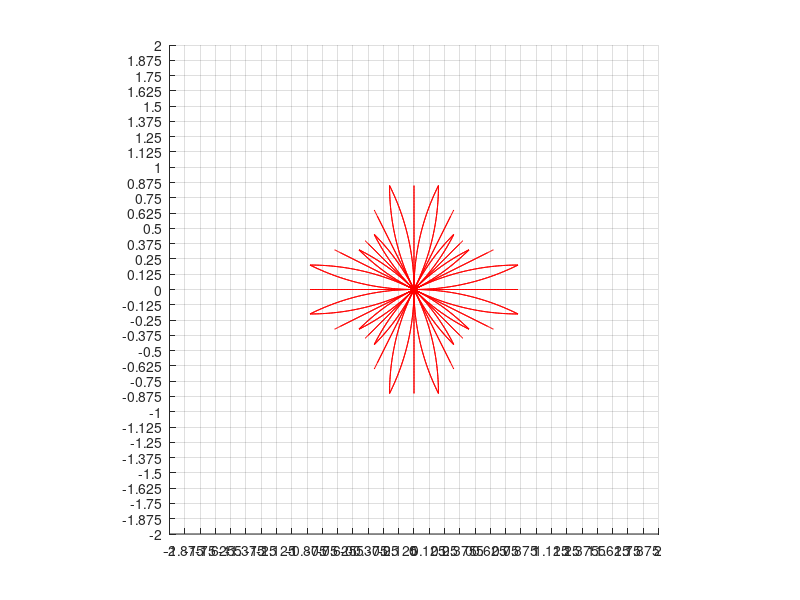

The MATLAB script that drew this image:
function[] = genmprim_unicycle_circular_non_uniform (outfilename)
% Generates circular motion primitives with min turning radius and saves them into a file.
% For each angle from the list_of_angles array generates a set of 4 forward moving motion primitives 
% and 4 symmetric backward moving motion primitives. 
%
% This function takes one optional argument - 'outfilename', which specifies
% the location of the output file where motion primitives data is saved.
% If this argiment is omitted, the file name is hardcoded.
%
% The script builds the following types of motion primitives with unique ids for each
% angle from the list_of_angles array:
%
% if has_turn_in_place_prims == 0
%
% 1  -  short forward
% 2  -  long forward
% 3  -  forward and turn left
% 4  -  forward and turn right
% 5  -  short backward
% 6  -  long backward
% 7  -  backward and turn left
% 8  -  backward and turn right
%
% if has_turn_in_place_prims == 1
%
% 1  -  short forward
% 2  -  long forward
% 3  -  forward and turn left
% 4  -  forward and turn right
% 5 -   turn in place forward
% 6  -  short backward
% 7  -  long backward
% 8  -  backward and turn left
% 9  -  backward and turn right
% 10 -  turn in place backward
%
%
% Configurarion parameters:
%   resolution                      grid resolution
%   errmin                          max acceptable error for the distance between the endpoint of the motion primitive and the grid node.
%   rmin_m                          min acceptable turning radius im meters
%   xmin                            min x coordinate for the endpoint of the circular motion primitive
%   ymin                            min y coordinate for the endpoint of the circular motion primitive
%   xmax                            max x coordinate for the endpoint of the circular motion primitive
%   ymax                            max y coordinate for the endpoint of the circular motion primitive
%   countmax                        max number of different acceptable (by errmin and rmax) primitives of different lengths to calculate before choosing the best among them. 
%
%   alfa                            the angle satisfying the condition: alfa = atan(0.5)= 26.56505118 degrees, 0.46364761 radians
%   numberofangles                  number of angles for which motion primitives are generated
%   number_of_base_prims_per_angle  number of base (forward moving) primitives per angle
%   numberofbaseangles              number of base angles: 0, alfa and 45
%                                   degrees. All other angles are rotations or reflections of these base angles.
%   has_backward_prims              can be 1 or 0, if 0, backward moving primitives are not generated. 
%   list_if_angles                  list of angles for which sets of motion primitives are built   
%   degrees: 0 26.5651 45.00 63.4349  90.00  116.5651  135.00  153.4349  180.00  206.5651  225.00  243.4349  270.00  296.5651  315.00  333.4349  360.00
%   radians: 0 0.4538 0.7854 1.1170 1.5708 2.0246 2.3562 2.6878 3.1416 3.5954 3.9270  4.2586 4.7124 5.1662 5.4978  5.8294 6.2832
%   
%   Cost multipliers (multiplier is used as costmult*cost)
%   forwardcostmult                 cost multiplier for the forward motion
%   backwardcostmult                cost multiplier for the backward motion
%   forwardandturncostmult          cost multiplier for the forward-and-turn motion
%   backwardandturncostmult         cost multiplier for the backward-and-turn motion
%
% This script prints 3 coordinates for each motion primitive: x, y, theta
%%%%%

fprintf(1, 'genmprim_unicycle_circular_non_uniform\n');

% configuration parameters
resolution =  0.025; %0.025; %0.1; 
errmin = 0.05; %0.05;
rmin_m = 1.7; %1.0;
rmin_c = rmin_m/resolution;   
fprintf(1, 'resolution=%f rmin_m=%f meters rmin_c=%f cells errmin=%f\n', resolution, rmin_m, rmin_c, errmin);

if nargin < 1
    %outputFile = 0;
    basefilename = 'non_uniform_';
    outfilename = generate_file_name(basefilename, resolution, rmin_m, errmin);
    fprintf(1, 'outfilename = %s\n', outfilename);
end

xmin = 0; 
ymin = 0; 
xmax = 40; 
ymax = 40;
countmax = 40; 
interm_spacing_m = resolution/2; % Approximate spacing of intermediate poses in meters
interm_spacing_c = interm_spacing_m/resolution;
interm_spacing_rad = 0.05;       % Approximate spacing of intermediate poses in radians
fprintf(1, 'xmin=%f xmax=%f ymin=%f ymax=%f\n', xmin, xmax, ymin, ymax);
fprintf(1, 'countmax=%d interm_spacing_m=%f meters interm_spacing_rad=%f radians\n', countmax, interm_spacing_m, interm_spacing_rad);

numberofangles = 16; 
%number_of_base_prims_per_angle = 4;
%max_number_of_prims_per_angle = 8;
numberofbaseangles = 3;                                 % 0, alfa and 45 degrees
has_backward_prims = 1;
has_turn_in_place_prims = 0;
number_of_base_prims_per_angle = 4 + has_turn_in_place_prims;
max_number_of_prims_per_angle = 2 * number_of_base_prims_per_angle; %this is only needed for arrays memory allocations
numberofprimsperangle = (1 + has_backward_prims) * number_of_base_prims_per_angle; % This is the total number of primitives per angle

totalnumberofprimitives = numberofprimsperangle*numberofangles;
fprintf(1, 'numberofangles=%d number_of_base_prims_per_angle=%d\n', numberofangles, number_of_base_prims_per_angle);
fprintf(1, 'has_backward_prims=%d\n', has_backward_prims);
fprintf(1, 'has_turn_in_place_prims=%d\n', has_turn_in_place_prims);
fprintf(1, 'numberofprimsperangle=%d totalnumberofprimitives=%d\n', numberofprimsperangle, totalnumberofprimitives);

start_x = 0.0;
start_y = 0.0;

%multipliers (multiplier is used as costmult*cost)
forwardcostmult = 1;
backwardcostmult = 8;
forwardandturncostmult = 2;
backwardandturncostmult = 5;
turninplacecostmult = 5000;

costmult = [];
if (has_turn_in_place_prims)
    costmult = [forwardcostmult, forwardcostmult, forwardandturncostmult, forwardandturncostmult, turninplacecostmult, backwardcostmult, backwardcostmult, backwardandturncostmult, backwardandturncostmult, turninplacecostmult];
else
    costmult = [forwardcostmult, forwardcostmult, forwardandturncostmult, forwardandturncostmult, backwardcostmult, backwardcostmult, backwardandturncostmult, backwardandturncostmult];
end;    

% list of angles increments in discrete units for the end pose of the primitive relative to the start pose
prim_angle_increments = [0, 0, 1, -1];

alfa = 26.56505118; 
alfa1 = alfa*100000000;
beta = 90 - alfa;
beta1 = beta*100000000;
imax = has_backward_prims + 1;
fprintf(1, 'alfa1=%f beta=%f beta1=%f imax=%d\n', alfa1, beta, beta1, imax);

%list_of_angles (degrees): 0 26.5651 45.00 63.4349  90.00  116.5651  135.00  153.4349  180.00  206.5651  225.00  243.4349  270.00  296.5651  315.00  333.4349  360.00
%list_of_angles (radians): 0 0.4538 0.7854 1.1170 1.5708 2.0246 2.3562 2.6878 3.1416 3.5954 3.9270  4.2586 4.7124 5.1662 5.4978  5.8294 6.2832
fprintf(1, '*******************************\n');
list_of_angles = zeros(1, numberofangles+1);
list_of_angles(1:2:17) = (0:45:360);
list_of_angles([2 6 10 14]) = list_of_angles([1 5 9 13]) + alfa;
list_of_angles([4 8 12 16]) = list_of_angles([5 9 13 17]) - alfa;
list_of_angles
list_of_angles = list_of_angles .* pi/180;
list_of_angles
fprintf(1, '*******************************\n');

fout = fopen(outfilename, 'w');
%write the header
fprintf(fout, 'resolution_m: %f\n', resolution);
fprintf(fout, 'min_turning_radius_m: %f\n', rmin_m);
fprintf(fout, 'numberofangles: %d\n', numberofangles);
for angleind = 1:numberofangles
    fprintf(fout, 'angle:%d %.8f\n', angleind-1, list_of_angles(angleind));
end;
fprintf(fout, 'totalnumberofprimitives: %d\n', totalnumberofprimitives);
     
% Note, what is shown x,y,theta changes (not absolute numbers) x aligned
% with the heading of the robot, angles are positive and counterclockwise
    
% Initialize arrays to store acceptable circular primitives before choosing the best among them. 
% We only need 3 base sets of primitives for angles 0, alfa and 45 degrees.
primdata = zeros(numberofbaseangles, max_number_of_prims_per_angle, countmax, 8); % startx, starty, starttheta, endx, endy, endtheta, tvoverrv, rv
primcount = zeros(numberofbaseangles, max_number_of_prims_per_angle);
basemprimendpts_c = zeros(numberofbaseangles, numberofprimsperangle, 6); % x_c, y_c, theta_c, costmult, tvoverrv, rv
        
% Calculate sets of valid primitives with ids 2,3,4 for base angles 0, alfa and 45 degrees. 
% Primitives with id=1 (short forward) will be calculated by re-scaling primitives with id=2 (long forward).
for angleind=1:3
    for primind=2:4
        if (angleind == 1 && primind == 4)
            gen_base_prims(angleind, primind, xmin, xmax, -ymax, -ymin);
        else
            gen_base_prims(angleind, primind, xmin, xmax, ymin, ymax);
        end;
    end;
end;

fprintf(1, '\n');
fprintf(1, 'find best primitives start:\n');
find_best_prims();

fprintf(1, '\n++++++++++++++++++\n');
fprintf(1, 'start writing primitives to file:\n');
fprintf(1, '\n');

h1f = figure(1);
h1a = axes('parent',h1f);
hold on;

s = 2.0; %0.6;
xxmin = -s;
xxmax = s;
yymin = -s;
yymax = s;
xt = 5*resolution;
yt = 5*resolution;
            
axis equal;
axis([xxmin xxmax yymin yymax]);
%axis([-0.5 0.5 -0.5 0.5]);
set(gca,'XTick', xxmin:xt:xxmax);
set(gca,'YTick',yymin:yt:yymax);
grid on;

primposes = [];
primsamples = [];
primendangle = [];

% Iterate over angles
for angleind = 1:numberofangles 
    fprintf(1, '***************\n');
    fprintf(1, 'angleind=%d\n', angleind-1); 

    currentangle = list_of_angles(angleind);
    currentangle_36000int = round(currentangle*18000000000/pi);
            
    fprintf(1, '--------------------\n');
    fprintf(1, 'currentangle=%f currentangle_36000int=%d\n', currentangle, currentangle_36000int); 

    numofsamples0 = zeros(numberofprimsperangle);
    endPoses_c = zeros(numberofprimsperangle, 3); % x_c, y_c, theta_c
    turningradiuses = zeros(numberofprimsperangle);
    intermposes_m = [];
    intermcells_m_orig = []; %zeros(numofsamples, 3); %x,y,theta
    
    for primind = 1:numberofprimsperangle %number_of_base_prims_per_angle %[1,3,4] 
        
        fprintf(1, '+++++++++++++++++++++++++++\n');
        fprintf(1, 'primind=%d\n', primind-1);
        
        %compute which template to use
        if (rem(currentangle_36000int, 9000000000) == 0)
            mprimendpts_c = basemprimendpts_c(1, primind,:);
            angle = currentangle;
            turning_radius = mprimendpts_c(5);
            rvel = mprimendpts_c(6);
            fprintf(1, '0000  angle=%f\n', angle);
        elseif (rem(currentangle_36000int, 4500000000) == 0)
            mprimendpts_c =  basemprimendpts_c(3, primind,:); 
            angle = currentangle - 45*pi/180;
            turning_radius = mprimendpts_c(5);
            rvel = mprimendpts_c(6);
            fprintf(1, '4500 angle=%f\n', angle);
        elseif (rem(currentangle_36000int-beta1, 9000000000) == 0) %6400
            mprimendpts_c =  basemprimendpts_c(2, primind,:); 
            mprimendpts_c(1) =  basemprimendpts_c(2, primind,2); %reeverse x and y
            mprimendpts_c(2) =  basemprimendpts_c(2, primind,1); 
            mprimendpts_c(3) =  -basemprimendpts_c(2, primind,3); %reverse the angle as well
            angle = currentangle - beta*pi/180;
            turning_radius = -mprimendpts_c(5);
            rvel = -mprimendpts_c(6);
            fprintf(1, '90-alfa angle=%f\n', angle); 
        elseif (rem(currentangle_36000int-alfa1, 9000000000) == 0)
            mprimendpts_c =  basemprimendpts_c(2, primind,:);
            angle = currentangle - alfa*pi/180;
            turning_radius = mprimendpts_c(5);
            rvel = mprimendpts_c(6);
            fprintf(1, 'alfa angle=%f\n', angle);
        else
            fprintf(1, 'ERROR: invalid angular resolution. angle = %d\n', currentangle_36000int);
            return;
        end;
        
        [res, turning_radius_center] = generate_intermediate_poses(angleind, primind, currentangle, angle, rvel, turning_radius, mprimendpts_c);
            
        for ii = 1:numofsamples   
                intermposes_m(primind, ii, :) = [intermcells_m(primind,ii,1)*resolution intermcells_m(primind,ii,2)*resolution intermcells_m(primind,ii,3)];  % x, y, theta
                %intermposes_m_orig(primind, iind, :) = [sgn*intermcells_m_orig(iind,1) sgn*intermcells_m_orig(iind,2) intermcells_m(iind,3)];  % x, y, theta
                primposes(angleind, primind, ii, :) = intermposes_m(primind, ii, :);
        end;
        %pause;
        
    end; %for primind = 1:numberofprimsperangle
    
    %output to the mprim file and plot
    for primind = 1:numberofprimsperangle 
            fprintf(fout, 'primID: %d\n', primind-1);
            fprintf(fout, 'startangle_c: %d\n', angleind-1);
            fprintf(fout, 'endpose_c: %d %d %d\n', endPoses_c(primind,1), endPoses_c(primind,2), endPoses_c(primind,3));
                      
            additionalcostmult = costmult(primind);
            
            fprintf(fout, 'additionalactioncostmult: %d\n', additionalcostmult);
            fprintf(fout, 'turning_radius: %.4f\n', turningradiuses(primind));
            
            numofsamples = numofsamples0(primind);
            
            fprintf(fout, 'intermediateposes: %d\n', numofsamples); 
            for interind = 1:numofsamples 
                fprintf(fout, '%.4f %.4f %.4f\n', intermposes_m(primind,interind,1),  intermposes_m(primind,interind,2),  intermposes_m(primind,interind,3));
            end;
            plot(squeeze(intermposes_m(primind, 1:numofsamples, 1)), squeeze(intermposes_m(primind, 1:numofsamples, 2)), 'r');
       
            dl = 0.0;
            if (primind == 3)
                dl = 0.05;
            elseif (primind == 4) 
                dl = -0.05;
            end;
            slabel = [int2str(angleind), '-', int2str(primind)];
            %text(intermposes_m(primind,numofsamples,1)+dl, intermposes_m(primind,numofsamples,2)+dl, slabel); 
            
    end; %primid
    %pause;
end; %angleid

%%%%%%%%%%%%%%%%%%%%%%%******************************

fprintf(1, '!!!!!!!!!!!!!!!!!!!!!!!!!!!!!!!!!!!!!!!!!\n');
fclose('all');

function[] = gen_base_prims(angle_ind, prim_ind, xmin0, xmax0, ymin0, ymax0)
  
    fprintf(1, '\ngen_base_prims: angle_ind=%d prim_ind=%d\n', angle_ind, prim_ind);
    angle_incr = prim_angle_increments(prim_ind);
    start_theta = list_of_angles(angle_ind);
    if (angle_ind == 1 && angle_incr == -1)
        end_theta = -list_of_angles(2); 
    else
        end_theta = list_of_angles(angle_ind + angle_incr); 
    end;

    for i=1:imax
        count = 0; 
        if (i == 1)
            xmn0 = xmin0;
            xmx0 = xmax0;
            ymn0 = ymin0;
            ymx0 = ymax0;
            prm_ind = prim_ind;
        else
            xmn0 = -xmax0;
            xmx0 = -xmin0;
            ymn0 = -ymax0;
            ymx0 = -ymin0;
            prm_ind = prim_ind + number_of_base_prims_per_angle;   %4;
        end;
        basemprimendpts_c(angle_ind, prm_ind, 3) = angle_incr;
      
        fprintf(1, '\nangle_ind=%d prm_ind=%d\n', angle_ind, prm_ind);
        fprintf(1, 'start_theta=%f end_theta=%f basemprimendpts_c(3)=%f angle_incr=%d\n', start_theta, end_theta, basemprimendpts_c(angle_ind,prim_ind,3), angle_incr);
        
        %fprintf(1,'xmn0=%f xmx0=%f\n', xmn0,xmx0);
        %fprintf(1,'ymn0=%f ymx0=%f\n', ymn0,ymx0);
        
        for endx_c = xmn0:xmx0
            for endy_c = ymn0:ymx0
                prim_endx_c = endx_c;
                prim_endy_c = endy_c;

                if (prim_ind == 3 || prim_ind == 4)
                    R = [sin(end_theta) - sin(start_theta); cos(start_theta) - cos(end_theta)];
                    RT = R';
                    B = [prim_endx_c - start_x; prim_endy_c - start_y];
                    tvoverrv = pinv(RT*R)*RT*B;
                    if (abs(tvoverrv) < rmin_c) 
                        continue;
                    end;

                    rv = end_theta - start_theta;
                    tv = rv*tvoverrv;
                    err = abs(R*tvoverrv - B);
                    errxy = norm(err); 

                    if (errxy < errmin)    
                        fprintf(1, 'count=%d endx_c=%d endy_c=%d errxy=%f tvoverrv=%f rv=%f tv=%f prim_endx_c=%f prim_endy_c=%f\n', count, endx_c, endy_c, errxy, tvoverrv, rv, tv, prim_endx_c, prim_endy_c);
                    end
                else
                    yy = prim_endx_c*tan(end_theta);
                    errxy = abs(prim_endy_c - yy);
                    tvoverrv = sqrt(prim_endx_c*prim_endx_c + yy*yy);
                    rv = 0.0;
                    tv = tvoverrv;
    %                 if (errxy < 2*errmin) 
    %                     fprintf(1, 'count=%d endx_c=%d endy_c=%d errxy=%f tvoverrv=%f rv=%f tv=%f prim_endx_c=%f prim_endy_c=%f\n', count, endx_c, endy_c, errxy, tvoverrv, rv, tv, prim_endx_c, prim_endy_c);
    %                 end
                end; 

                if (errxy > errmin) 
                     continue;
                end;

                if (count+1 > countmax) 
                    fprintf(1, 'endy: count = %d, countmax = %d\n', count, countmax);
                    break;
                end;
                count = count + 1;
                
                primdata(angle_ind, prm_ind, count, 1) = start_x;
                primdata(angle_ind, prm_ind, count, 2) = start_y;
                primdata(angle_ind, prm_ind, count, 3) = start_theta;
                primdata(angle_ind, prm_ind, count, 4) = prim_endx_c;
                primdata(angle_ind, prm_ind, count, 5) = prim_endy_c;
                primdata(angle_ind, prm_ind, count, 6) = end_theta;
                primdata(angle_ind, prm_ind, count, 7) = tvoverrv;
                primdata(angle_ind, prm_ind, count, 8) = rv;
                %pause;
            end; %for end_y

            if (count+1 > countmax) 
                fprintf(1, 'endx: count = %d, countmax = %d\n', count, countmax);
                break;
            end;

        end; %for end_x
        primcount(angle_ind, prm_ind) = count;
        fprintf(1, 'count=%f\n', primcount(angle_ind, prm_ind));
        
    end %for i=1:imax
end

function[] = find_best_prims()
    % First find the motion primitive for angle_ind = 1 and prim_ind = 4
    % with minimal turning radius among selected set of primitives that
    % satisfy the given min turning radius and epsilon conditions.
    
    [rmin0, countmin] = min(abs(primdata(1, 4, 1:primcount(1, 4), 7)));
    fprintf(1, 'countmin=%f rmin0=%f\n', countmin, rmin0);
   
    %Iterate over all saved motion primitives for all angles and for each
    %angle find a set of primitives with turning radius closest to the min radius found above. 
    
    rrm = rmin0;
    %rrm = 30.0;
    %rad = [];
    
    for angle_id=1:numberofbaseangles
    
        fprintf(1, '*************  angle_id=%f  *********\n', angle_id);
    
        i1 = number_of_base_prims_per_angle + 3;  %7;
        i2 = number_of_base_prims_per_angle + 4;  %8;
        
        for prim_ind = [3,4,i1,i2] %4:-1:3
            if (has_backward_prims == 0 && prim_ind > number_of_base_prims_per_angle)  %>4
                continue;
            end
                        
            fprintf(1, '-------------  prim_ind=%f  -----------\n', prim_ind);  
                        
%            [dmin, countmin] = min(abs(abs(primdata(angle_id, prim_ind, 1:primcount(angle_id, prim_ind), 7)) - rmin0));
%              if (angle_id == 1)
%                  rrm = rmin0;
%              elseif (prim_ind == 3)
%                  rrm = rad(angle_id, 4);
%              else
%                  rrm = rad(angle_id-1, 3);
%              end;
             fprintf(1, 'rrm=%f\n', rrm);
             
             fprintf(1, 'primcount(angle_id, prim_ind)=%d\n', primcount(angle_id, prim_ind));
            
            [dmin, countmin] = min(abs(abs(primdata(angle_id, prim_ind, 1:primcount(angle_id, prim_ind), 7)) - rrm));
            fprintf(1, 'countmin=%f dmin=%f\n', countmin, dmin);
        
            tvoverrv = primdata(angle_id, prim_ind, countmin, 7);
            %rad(angle_id, prim_ind) = abs(tvoverrv);
            
            rv = primdata(angle_id, prim_ind, countmin, 6) - primdata(angle_id, prim_ind, countmin, 3);
            tv = rv*tvoverrv;
            fprintf(1, 'tvoverrv=%f rv=%f tv=%f\n', tvoverrv, rv, tv);

            basemprimendpts_c(angle_id, prim_ind, 1) = primdata(angle_id, prim_ind, countmin, 4);
            basemprimendpts_c(angle_id, prim_ind, 2) = primdata(angle_id, prim_ind, countmin, 5);
            basemprimendpts_c(angle_id, prim_ind, 5) = primdata(angle_id, prim_ind, countmin, 7);
            basemprimendpts_c(angle_id, prim_ind, 6) = primdata(angle_id, prim_ind, countmin, 8);
            
            fprintf(1, 'basemprimendpts_c=%f %f %f %f %f %f\n', basemprimendpts_c(angle_id, prim_ind, :)); %x, y, angle_incr, costmult,tvoverrv, rv
        end;
           
        for i = 1:imax
            %prim_ind = 2; %long forward
            prim_ind = 2 + (i-1)*number_of_base_prims_per_angle;  %4;
            fprintf(1, '-------------  prim_ind=%f  -----------\n', prim_ind); 
            i1 = prim_ind+1;
            i2 = prim_ind+2;
            
            x = (basemprimendpts_c(angle_id, i1, 1) + basemprimendpts_c(angle_id, i2, 1))/2;
            y = (basemprimendpts_c(angle_id, i1, 2) + basemprimendpts_c(angle_id, i2, 2))/2;
            fprintf(1, 'x=%f y=%f primcount=%d\n', x, y, primcount(angle_id, prim_ind));
        
            [dmin, countmin] = min(sqrt((primdata(angle_id, prim_ind, 1:primcount(angle_id, prim_ind), 4)-x).^2 + (primdata(angle_id, prim_ind, 1:primcount(angle_id, prim_ind), 5)-y).^2));
        
            fprintf(1, 'angle_id=%d prim_ind=%d countmin=%d dmin=%f\n', angle_id, prim_ind, countmin, dmin);
            basemprimendpts_c(angle_id, prim_ind, 1) = primdata(angle_id, prim_ind, countmin, 4);
            basemprimendpts_c(angle_id, prim_ind, 2) = primdata(angle_id, prim_ind, countmin, 5);
            fprintf(1, 'basemprimendpts_c=%f %f %f %f %f %f\n', basemprimendpts_c(angle_id, prim_ind, :));
        
            %prim_ind = 1; %short forward
            i1 = prim_ind;
            prim_ind = prim_ind - 1;
            fprintf(1, '-------------  prim_ind=%f  -----------\n', prim_ind); 
            x = basemprimendpts_c(angle_id, i1, 1);
            y = basemprimendpts_c(angle_id, i1, 2);
            d = nonzero_min(abs(x), abs(y));
            basemprimendpts_c(angle_id, prim_ind, 1) = x/d;
            basemprimendpts_c(angle_id, prim_ind, 2) = y/d; 
            fprintf(1, 'basemprimendpts_c=%f %f %f %f %f %f\n', basemprimendpts_c(angle_id, prim_ind, :));
            
            %prim_ind = 5; %short forward
            if (has_turn_in_place_prims == 1)
                prim_ind = 5 + (i-1)*number_of_base_prims_per_angle;
                fprintf(1, '-------------  prim_ind=%f  -----------\n', prim_ind); 
                basemprimendpts_c(angle_id, prim_ind, 1) = 0.0;
                basemprimendpts_c(angle_id, prim_ind, 2) = 0.0; 
                if (prim_ind == 5)
                    i1 = prim_ind-2;
                else
                    i1 = prim_ind-1;
                end;
                basemprimendpts_c(angle_id, prim_ind, 3) = basemprimendpts_c(angle_id, i1, 3); 
                basemprimendpts_c(angle_id, prim_ind, 5) = 0.0;
                basemprimendpts_c(angle_id, prim_ind, 6) = basemprimendpts_c(angle_id, i1, 6); 
                fprintf(1, 'basemprimendpts_c=%f %f %f %f %f %f\n', basemprimendpts_c(angle_id, prim_ind, :));
            end
        end;
    end;
end

%generate intermediate poses (remember they are w.r.t 0,0 (and not centers of the cells)
function[res, turning_radius_center] = generate_intermediate_poses(angleind, primind, currentangle, angle, rvel, turning_radius, mprimendpts_c)
      
    baseendpose_c = mprimendpts_c(1:3);
    endtheta_c = rem(angleind - 1 + baseendpose_c(3), numberofangles);
   
    fprintf(1,'\n');
    fprintf(1, 'generate_intermediate_poses start\n');
    fprintf(1, 'baseendpose_c: %f %f %f endtheta_c=%d\n', baseendpose_c, endtheta_c); 
    startpt = [0 0 currentangle];
        
    endx_c = round(baseendpose_c(1)*cos(angle) - baseendpose_c(2)*sin(angle));        
    endy_c = round(baseendpose_c(1)*sin(angle) + baseendpose_c(2)*cos(angle));
    if (angleind == 1 && endtheta_c == -1) 
        end_angle = -list_of_angles(2);
    else
        end_angle = list_of_angles(endtheta_c + 1);
    end;
    endpt = [endx_c endy_c end_angle];
        
    dist_m = sqrt(sum((endpt(1:2) - startpt(1:2)).^2));
    dist_rad = abs(currentangle - end_angle);
    fprintf(1, 'currentangle=%f end_angle=%f\n', currentangle, end_angle);

    if (endx_c == 0 && endy_c == 0)
        numofsamples = abs(round(dist_rad/interm_spacing_rad));
    else
        numofsamples = floor(dist_m/interm_spacing_c) + 1;
    end;
    %numofsamples = 1 + max(round(dist_m/interm_spacing_m), abs(round(dist_rad/interm_spacing_rad)));
    fprintf(1, 'endx_c=%f endy_c=%f endtheta_c=%d turning_radius=%f rvel=%f transformation angle=%f end_angle=%f numofsamples=%d dist_m=%f dist_rad=%f\n', endx_c, endy_c, endtheta_c, turning_radius, rvel, angle*180/pi, end_angle, numofsamples, dist_m, dist_rad);
    numofsamples0(primind) = numofsamples;
                  
    if (baseendpose_c(3) == 0) %move forward/backward   
        for iind = 1:numofsamples
            dt = (iind-1)/(numofsamples-1);
            intermcells_m(primind, iind,:) = [startpt(1) + (endpt(1) - startpt(1))*dt ...
                                    startpt(2) + (endpt(2) - startpt(2))*dt ...
                                    rem(startpt(3) + (endpt(3) - startpt(3))*dt, 2*pi)];
        end;   
        res = correct_poses();
        turning_radius_center = 0.0;
    elseif (endx_c == 0 && endy_c == 0) %turn in place
         for iind = 1:numofsamples
            dt = (iind-1)/(numofsamples-1);
            dtheta = rvel*dt + startpt(3);
            intermcells_m(primind, iind,:) = [0.0 0.0 dtheta];
         end;
         res = correct_poses();
         turning_radius_center = 0.0;
    else
        for iind = 1:numofsamples  
            dt = (iind-1)/(numofsamples-1);
      
            dtheta = rvel*dt + startpt(3);              
            x = startpt(1) + turning_radius*(sin(dtheta) - sin(startpt(3)));
            y = startpt(2) + turning_radius*(cos(startpt(3)) - cos(dtheta));
            intermcells_m(primind, iind,:)  = [x y dtheta];
%             fprintf(1, 'iind=%d dt=%f x=%f y=%f dtheta=%f %f %f\n', iind, dt, intermcells_m(iind,1), intermcells_m(iind,2), dtheta, x, y);
        end;     
        res = correct_poses();
        [turning_radius_center, arc_len_m, turn_angle] = average_turning_radius();
    end; 
    %pause;
      
    k = primind;
    endPoses_c(k, :) =  [round(endx_c) round(endy_c) round(endtheta_c)]; 
    turningradiuses(k) = turning_radius*resolution;
    turningradiuses_center(k) = turning_radius_center;

    primsamples(angleind, k) = numofsamples;
    primendangle(angleind, k) = endtheta_c;
    %pause;
    
    function[turn_rad_aver, arc_len_m, turn_angle] = average_turning_radius()
        
        turn_angle = 0.0;
        turn_rad_aver = 0.0;
        arc_len_m = 0.0;
        for ind = 1:numofsamples 
            if (ind > 1)
                dx = intermcells_m(primind, ind,1) - intermcells_m(primind, ind-1,1);
                dy = intermcells_m(primind, ind,2) - intermcells_m(primind, ind-1,2);
                ds = sqrt(dx*dx + dy*dy);
                dth = (intermcells_m(primind, ind,3) - intermcells_m(primind, ind-1,3));
                arc_len_m = arc_len_m + ds;
                turn_angle = turn_angle + dth;
                turn_rad = ds/dth;
                turn_rad_aver = turn_rad_aver + abs(turn_rad);
                %fprintf(1, 'ind=%d ds=%f dth=%f turn_rad=%f\n', ind, ds, dth, turn_rad);
            end;
        end
        turn_rad_aver = turn_rad_aver/(numofsamples - 1);
        turn_angle = abs(turn_angle);
        fprintf('arc_len_m = %f turn_angle = %f turn_rad_aver = %f\n', arc_len_m, turn_angle, turn_rad_aver);
    end
        
    %correct intermediate poses using interpolation to place the end point of the motion primitive exactly to the grid node.
    function[status] = correct_poses()
        
        status = true;
        %error = [endpt(1) - intermcells_m(primind, numofsamples,1) endpt(2) - intermcells_m(primind, numofsamples,2) endpt(3) - intermcells_m(primind, numofsamples,3)];
        errx = endpt(1) - intermcells_m(primind, numofsamples,1);
        erry = endpt(2) - intermcells_m(primind, numofsamples,2);
        errth = endpt(3) - intermcells_m(primind, numofsamples,3);
        
        fprintf(1, '********************\n');
        fprintf(1, 'correction:\n');
        fprintf(1,'numofsamples = %d\n', numofsamples);
        fprintf(1, 'startpt(1)=%f startpt(2)=%f startpt(3)=%f\n', startpt(1), startpt(2), startpt(3));
        fprintf(1, 'endpt(1)=%f endpt(2)=%f endpt(3)=%f\n', endpt(1), endpt(2), endpt(3));
        fprintf(1, 'mprimendpts_c(1)=%f mprimendpts_c(2)=%f mprimendpts_c(3)=%f\n', mprimendpts_c(1), mprimendpts_c(2), mprimendpts_c(3));
        
        fprintf(1, 'error: dx %f dy %f dtheta %f\n', errx, erry, errth);
        
        R0 = [sin(end_angle) - sin(startpt(3)); cos(startpt(3)) - cos(end_angle)];
        RT0 = R0';
        B0 = [endpt(1) - start_x; endpt(2) - start_y];
        tr = abs(pinv(RT0*R0)*RT0*B0);
        fprintf(1, 'tr = %f\n', tr);
    
        if (tr > 0 && tr < rmin_m) 
            fprintf(1, 'WARNING: After interpolation turning radius is less than the specified min!\n');
            status = false;
        end;
                
        interpfactor = 0:1/(numofsamples-1):1;
        
        %save original motion for display purposes only
        for i=1:numofsamples
            intermcells_m_orig(primind, i,1) = intermcells_m(primind, i,1); 
            intermcells_m_orig(primind, i,2) = intermcells_m(primind, i,2); 
            intermcells_m_orig(primind, i,3) = intermcells_m(primind, i,3); 
        end;
                
        %correct intermideate poses using interpolation
        for i=1:numofsamples
            intermcells_m(primind, i,1) = intermcells_m(primind, i,1) + errx*interpfactor(i);
            intermcells_m(primind, i,2) = intermcells_m(primind, i,2) + erry*interpfactor(i);
        end;
    end
end

function d = nonzero_min(x,y)
    if (x == 0)
        d = y;
    elseif (y == 0)
        d = x;
    else
        d = min(x, y);
    end;
end

function[x1,y1,theta1] = rotate(x,y,theta,theta0)
	x1 = x * cos(theta0) - y * sin(theta0);
	y1 = x * sin(theta0) + y * cos(theta0);
    
    r = [cos(theta/2), 0.0, 0.0, sin(theta/2)];
	q = [cos(theta0/2), 0.0, 0.0, sin(theta0/2)];
	
	f(1) = (r(1) * q(1)) - (r(2) * q(2)) - (r(3) * q(3)) - (r(4) * q(4));
	f(2) = (r(1) * q(2)) + (r(2) * q(1)) - (r(3) * q(4)) + (r(4) * q(3));
	f(3) = (r(1) * q(3)) + (r(2) * q(4)) + (r(3) * q(1)) - (r(4) * q(2));
	f(4) = (r(1) * q(4)) - (r(2) * q(3)) + (r(3) * q(2)) + (r(4) * q(1));
    theta1 = 2*atan2(f(4), f(1));
end

function[x1,y1,theta1] = rotate_clockwise(x,y,theta,theta0)
	   
    r = [cos(theta/2), 0.0, 0.0, sin(theta/2)];
	q = [cos(theta0/2), 0.0, 0.0, sin(theta0/2)];
    q(4) = -q(4);
    theta00 = 2*atan2(q(4), q(1));
    
    x1 = x * cos(theta00) - y * sin(theta00);
	y1 = x * sin(theta00) + y * cos(theta00);
    	
	f(1) = (r(1) * q(1)) - (r(2) * q(2)) - (r(3) * q(3)) - (r(4) * q(4));
	f(2) = (r(1) * q(2)) + (r(2) * q(1)) - (r(3) * q(4)) + (r(4) * q(3));
	f(3) = (r(1) * q(3)) + (r(2) * q(4)) + (r(3) * q(1)) - (r(4) * q(2));
	f(4) = (r(1) * q(4)) - (r(2) * q(3)) + (r(3) * q(2)) + (r(4) * q(1));
    theta1 = 2*atan2(f(4), f(1));
end

function[x1,y1,theta1] = add_origin_and_turn(x,y,theta, x0,y0,theta0)
	[x1,y1,theta1] = rotate(x,y,theta,theta0);
	x1 = x1 + x0;
	y1 = y1 + y0;
end

function[x1,y1,theta1] = remove_origin_and_turn(x,y,theta, x0,y0,theta0)
   	x2 = x - x0;
	y2 = y - y0;
    [x1,y1,theta1] = rotate_clockwise(x2,y2,theta,theta0);
end

function[x2,y2,theta2] = transform(x0, y0, theta0, start_theta)
    [x1,y1,theta1] = add_origin_and_turn(1.0,0.0,0.0, x0,y0,theta0);
    x2 = x1 - cos(start_theta);
    y2 = y1 - sin(start_theta);
    theta2 = theta1;
end

function[outfilename] = generate_file_name(base_name, res, rmin_m, errmin)
    res_s = num2str(res, 2);
    res_s = strrep(res_s, '.', '');
    rmin_s = num2str(rmin_m, 2);
    rmin_s = strrep(rmin_s, '.', '');
    err_s = num2str(errmin, 2);
    err_s = strrep(err_s, '.', '');
    outfilename1 = strcat(base_name, 'res');
    outfilename2 = strcat(outfilename1, res_s);
    outfilename1 = strcat(outfilename2, '_rad');
    outfilename2 = strcat(outfilename1, rmin_s);
    outfilename1 = strcat(outfilename2, '_err');
    outfilename2 = strcat(outfilename1, err_s);
    outfilename = strcat(outfilename2, '.mprim');
end

end